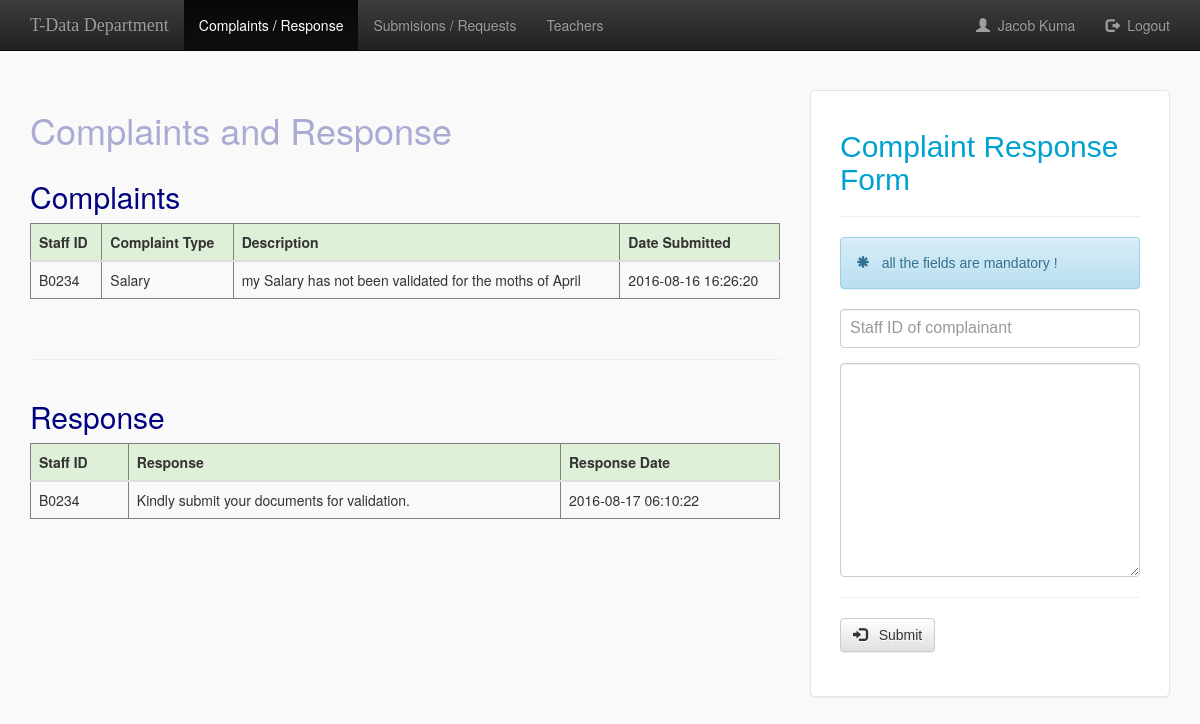
Page /department/home.php (signed in) on the committed database.
### tables this page shows
CREATE TABLE `department` (
  `user_id` int(11) NOT NULL,
  `user_name` varchar(60) NOT NULL,
  `staff_id` varchar(10) NOT NULL,
  `user_pass` varchar(60) NOT NULL,
  `user_department` varchar(25) NOT NULL
);

CREATE TABLE `complaints` (
  `id` int(11) NOT NULL,
  `tr_id` varchar(25) NOT NULL,
  `type` varchar(25) NOT NULL,
  `description` text NOT NULL,
  `comp_date` timestamp NOT NULL
);

CREATE TABLE `response` (
  `id` int(25) NOT NULL,
  `tr_id_comp` varchar(25) NOT NULL,
  `response` text NOT NULL,
  `resp_time` timestamp NOT NULL
);

### department/home.php (the view, shortened to what this page needs)
<?php
include 'dbconnect.php';
?>
<?php
$query = $MySQLi_CON->query("SELECT * FROM department WHERE user_id=".$_SESSION['deptSession']);
$userRow=$query->fetch_array();
?>
<!DOCTYPE html>
<html>
<head>
<link href="bootstrap/css/bootstrap.min.css" rel="stylesheet" media="screen">
<link href="bootstrap/css/bootstrap-theme.min.css" rel="stylesheet" media="screen">
<link rel="stylesheet" href="style.css" type="text/css" />
</head>
<body>
<nav class="navbar navbar-inverse navbar-fixed-top">
  <div class="container">
     <div class="navbar-header">
          <a class="navbar-brand" href="">T-Data Department</a>
     </div>
  <div id="navbar" class="navbar-collapse collapse">
     <ul class="nav navbar-nav">
        <li class="active" ><a href="#">Complaints / Response</a></li>
        <li ><a href="submision.php">Submisions / Requests</a></li>
        <li ><a href="teacher_list.php">Teachers</a></li>
     </ul>
     <ul class="nav navbar-nav navbar-right">
      <li><a href="#"><span class="glyphicon glyphicon-user"></span>&nbsp; <?php echo $userRow['user_name']; ?></a></li>
      <li><a href="logout.php?logout"><span class="glyphicon glyphicon-log-out"></span>&nbsp; Logout</a></li>
     </ul>
  </div>
  </div>
</nav>
<div class="container" style="margin-top:90px;" >
    <div class="row">
      <div class = "col-md-8 success" >
        <h1 style="color:#aaabd3;" >Complaints and Response</h1>
        <div class = "row">
          <div class = "col-md-12" >
          <h2 style="color:navy;" >Complaints</h2>
        <table class="table" border="1" >
            <thead >
               <tr class="success">
                  <th>Staff ID</th>
                  <th>Complaint Type</th>
                  <th>Description</th>
                  <th>Date Submitted</th>
               </tr>
            </thead>
                <?php
                $sql = "SELECT * FROM complaints ORDER BY `complaints`.`comp_date` DESC";
                $result = $MySQLi_CON->query($sql);
                    if ($result) {
                        while($row = $result->fetch_assoc()) {
                       ?>
          <tbody>
             <tr>
                <td><?php echo $row["tr_id"];?></td>
                <td><?php echo $row["type"];?></td>
                 <td><?php echo $row["description"];?></td>
                <td><?php echo $row["comp_date"];?></td>
                </tr>
          </tbody>
                  <?php
                    }
                      } else {
                       echo "There are no Complaints";
                        }
                  ?>
        </table>
      </div>
  </div> <br/><hr />
  <div class = "row">
  <div class = "col-md-12" >
    <h2 style="color:navy;">Response</h2>
      <table class="table" border="1" >
        <thead >
          <tr class="success">
              <th>Staff ID</th>
              <th>Response</th>
              <th>Response Date</th>
          </tr>
        </thead>
              <?php
                  $sql = "SELECT * FROM response ORDER BY `response`.`resp_time` DESC";
                  $result = $MySQLi_CON->query($sql);
                    if ($result) {
                      while($row = $result->fetch_assoc()) {
              ?>
        <tbody>
          <tr>
              <td><?php echo $row["tr_id_comp"];?></td>
              <td><?php echo $row["response"];?></td>
              <td><?php echo $row["resp_time"];?></td>
          </tr>
        </tbody>
               <?php
                  }
                    } else {
                            echo "there are no Submitions for response";
                            }
               ?>
        </table>
      </div>
   </div>
  </div>
  <div class = "col-md-4">
  <form class="form-signin" method="post" id="register-form">
     <h2 class="form-signin-heading">Complaint Response Form</h2><hr />
               <?php
                 if(isset($msg)){
                  echo $msg;
                      }
                      else{
                ?>
        <div class='alert alert-info'>
            <span class='glyphicon glyphicon-asterisk'></span> &nbsp; all the fields are mandatory !
        </div>
               <?php
                    }
               ?>
        <div class="form-group">
            <input type="text" class="form-control" placeholder="Staff ID of complainant" name="tr_id_comp" required  />
        </div>
        <div class="form-group">
            <textarea class="form-control" rows="10" cols="50"type="text" placeholder="Response" name="response" required > </textarea>
        </div><hr />
        <div class="form-group">
            <button type="submit" class="btn btn-default" name="btn-signup">
              <span class="glyphicon glyphicon-log-in"></span> &nbsp; Submit
            </button>
          </div>
  </form>
        </div>
      </div>
    </div>
  </body>
</html>

### department/style.css (style rules this page uses)
body { background:#f9f9f9; }
.form-signin { max-width: 500px; padding: 19px 29px 29px; margin: 0 auto; //margin-top:90px; background-color: #fff; border: 1px solid #e5e5e5; -webkit-border-radius: 5px; -moz-border-radius: 5px; border-radius: 5px; -webkit-box-shadow: 0 1px 2px rgba(0,0,0,.05); -moz-box-shadow: 0 1px 2px rgba(0,0,0,.05); box-shadow: 0 1px 2px rgba(0,0,0,.05); font-family:Tahoma, Geneva, sans-serif; color:#990000; font-weight:lighter; }
.form-signin .form-signin-heading { color:#00A2D1; }
.form-signin input[type="text"], .form-signin input[type="text"], .form-signin input[type="text"] { font-size: 16px; height: auto; padding: 7px 9px; }
.navbar-brand { font-family:"Lucida Handwriting"; }

### rows in the picture
department: user_name "Jacob Kuma"
complaints: tr "B0234", type "Salary", description "my Salary has not been validated for the moths of April", comp_date "2016-08-16 16:26:20"
response: tr_id_comp "B0234", response "Kindly submit your documents for validation.", resp_time "2016-08-17 06:10:22"
